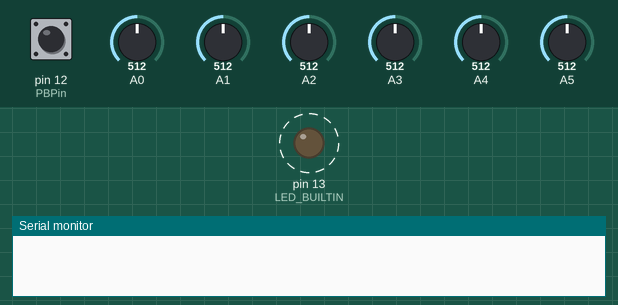
This sketch was run on a simulated Arduino Uno, built with avr-gcc and run on an emulated ATmega328P. On the bench: output pins drawn as LEDs (lit = HIGH), the last lines printed to the serial monitor. Dashed ring = blinking. The test bench sets the inputs (shaded band); at power-on: A0 = 512, pin 12 (PBPin) HIGH, A1 = 512, A2 = 512, A3 = 512, A4 = 512, A5 = 512.

Above: at 1.26 s.
1.3 s: A0 set to 704
4.3 s: A0 set to 730
5.8 s: pin 12 (PBPin) pulled LOW for 0.15 s
At 6.8 s:
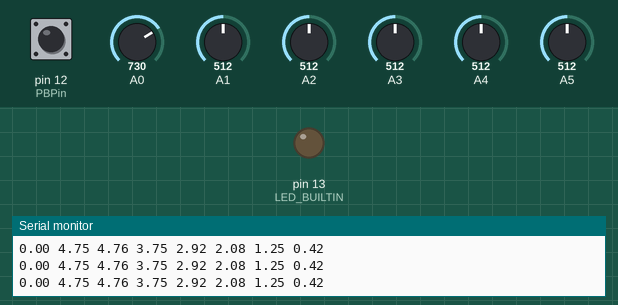
7.4 s: pin 12 (PBPin) pulled LOW for 1 s
At 8.1 s:
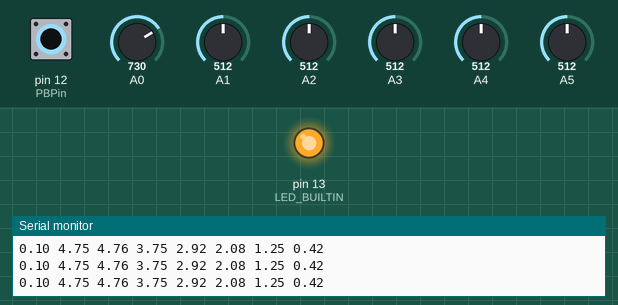
Timing chart, 0 to 11.4 s (numbered marks = the images above; inputs shaded):
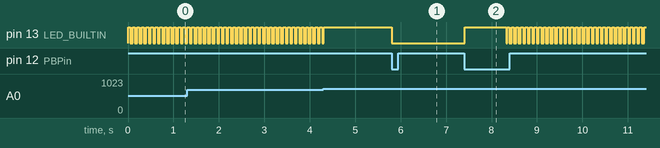

The sketch:

sketch_apr08a.ino
```cpp
#define ul unsigned long
#define armed true                                                       // trigger and pushbutton state
#define continuous true                                                  // sweep mode (free running)
#define falling false                                                    // trigger slope positive
#define rising true                                                      // trigger slope negative
#define triggered false                                                  // sweep mode (sweep starts when triggered)
#define sweeping false                                                   // sweeping for TriggeredSweepInterval msecs
#define superimposed true                                                // signals superimposed on display
#define channeled false                                                  // signals channeled on display

// adjustable variables
int   Beams = 6;                                                         // number of beams read
bool  DisplayMode = channeled;                                           // 'superimposed' or 'channeled'
ul    SampleInterval = 200;                                              // units: msecs * 10; 0.1 <= SampleInterval
bool  SweepMode = triggered;                                             // 'continuous' or 'triggered'
ul    TriggeredSweepInterval = 40000;                                    // total sweep time, units: seconds * 10,000
float TriggerDirection = rising;                                         // 'rising' or 'falling'
float TriggerVolts = 3.5;                                                // trigger vdc; 0 <= TriggerVolts <= 5

// interrupt controlled variables
ul    LastSample = -1;                                                   // initially, no last sample
bool  LED = HIGH;
int   BlinkCount = 0;
ul    SweepCount = 0;                                                    // counts up to Sweep Interval
bool  Tick = false;                                                      // set to true when TickCount = SampleRate
ul    TickCount = 0;                                                     // counts up to SampleRate
bool  TimingMark;                                                        // toggles every 10th 'Sample Intewrval'
ul    TimingMarkCount = 0;                                               // counts up to SampleInterval * 10
bool  TriggerState;                                                      // 'armed' or 'sweeping'
bool  TriggerOnset = false;                                              // marks first tick after trigger occurs

// loop procedure variables
float ChannelFloor;
float ChannelHeight;
bool  freeze = false;                                                    // true: stop; false: run
int   PBPin = 12;                                                        // grounded push button on pin 12 (optional)
int   PBLastState = HIGH;                                                // LOW (pressed) or HIGH (released)
int   PBVal;                                                             // inverse logic, push button tied to ground
float ChannelScale;                                                      // proportion og signal to display
float TriggerDisplay;                                                    // vertical position of trigger
int   TriggerLevel;                                                      // calculated from 'TriggerVolts'
float Value;

void interruptSetup() {
  noInterrupts();                                                        // generate an interrupt every 0.1 msec
  TCCR2A = 2;                                                            // clear timer on compare, OCR2
  TCCR2B = 2;                                                            // 16,000,000Hz/8=2,000,000 Hz; T2 clock ticks every 0.0005 msecs
  OCR2A = 199;                                                           // interrupt = 0.0005*200 = 0.1 msec
  TIMSK2 = 2;                                                            // set the ISR COMPA vect
  interrupts();
}

ISR(TIMER2_COMPA_vect) {                                                 // interrupt every 0.1 msecs
  if (TickCount < SampleInterval) {
    TickCount++;
    BlinkCount++;
    if (BlinkCount >= 500) {
      BlinkCount = 0.0;
      LED = !LED;                                                         // toggle LED every 50 msecs
    }
  }
  else {                                                                 // 'SampleInterval' has elapsed
    Tick = true;
    TickCount = 0;
    TimingMarkCount++;                                                   // update Timing mark
    if (TimingMarkCount >= 10) {                                         // 10th 'SDampleInterval' has occurred
      TimingMark = !TimingMark;
      TimingMarkCount = 0;
    }
    if (SweepMode == triggered) {
      if (TriggerState == sweeping) {                                    // sweeping, update sweep time
        SweepCount +=  SampleInterval;
        if (SweepCount >= TriggeredSweepInterval) {                      // sweep complete
          TriggerState = armed;
          LastSample = -1;
        }
      }
      else {                                                            // armed, look for trigger
        Value = analogRead(A0);
        if (LastSample > 0 and
            ((TriggerDirection == rising and Value >= TriggerLevel and LastSample < TriggerLevel) or
             (TriggerDirection == falling and Value <= TriggerLevel and LastSample > TriggerLevel))) {
          TriggerState = sweeping;                                     // triggered
          SweepCount = 0;
          TriggerOnset = true;
          TimingMarkCount = 0;
          TimingMark = true;
        }
        LastSample = Value;
      }
    }
  }
}

void setup() {
  pinMode (LED_BUILTIN, OUTPUT);
  pinMode(PBPin, INPUT);                                                 // connected to a grounded push button
  digitalWrite(PBPin, HIGH);                                             // pullup push button pin
  Serial.begin(115200);
  if (SweepMode == continuous) {
    TriggerState = sweeping;
  }
  else {
    TriggerState = armed;
  }
  TriggerLevel = (TriggerVolts / 5.0 ) * 1023;
  ChannelHeight = 5.0 / Beams;
  ChannelScale = 5.0 / 1024.0 / Beams;
  TriggerDisplay = TriggerVolts * ChannelScale + 5.0 - ChannelHeight;
  interruptSetup();
}

void loop() {
  if (freeze) {
    digitalWrite(LED_BUILTIN, LOW);
  }
  else if (TriggerState == armed) {
    digitalWrite(LED_BUILTIN, LED);
  }
  else  {
    digitalWrite(LED_BUILTIN, HIGH);
  }
  PBVal = digitalRead(PBPin);
  if (PBVal == LOW and PBLastState == HIGH) {                            // falling edge
    freeze = !freeze;
    delay (2);                                                           // ignore contact bounce
  }
  PBLastState = PBVal;
  if  (!freeze and TriggerState  == sweeping) {
    if (Tick) {                                                          // sample if Sample Interval msecs have elapsed
      if (TimingMark) {                                                  // display timing marks and trigger, if present
        if (TriggerOnset) {
          Serial.print(5.0);
          TriggerOnset = false;
        }
        else {
          Serial.print(0.1);
        }
      }
      else {
        Serial.print(0.0);
      }
      Serial.print(" ");
      ChannelFloor = 5.0 - ChannelHeight;                                // display trigger level, if applicable
      if (SweepMode == triggered) {
        Serial.print(TriggerLevel * ChannelScale + ChannelFloor);
        Serial.print (" ");
      }
      for (int AnalogPin = 0; AnalogPin <= Beams - 1; AnalogPin++) {     // sample 1-6 analog signals and display them
        Value = analogRead(AnalogPin);
        Value = Value * ChannelScale + ChannelFloor;
        Serial.print(Value);
        Serial.print(" ");
        ChannelFloor -= ChannelHeight;
      }
      Tick = false;
      Serial.println("");
    }
  }
}
```

Measured:
- after the input at 4.3 s, pin 13 (LED_BUILTIN): goes on until 4.3 s, then stays HIGH
- after the input at 5.8 s, pin 13 (LED_BUILTIN): HIGH → LOW at once
- after the input at 7.4 s, pin 13 (LED_BUILTIN): goes HIGH 0.92 s, LOW 0.02 s, 30 × (HIGH 0.05 s, LOW 0.05 s), then HIGH, starting at once
- by itself, pin 13 (LED_BUILTIN): alternates HIGH for 0.05 s and LOW for 0.05 s
